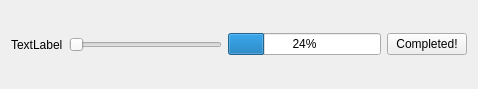
<?xml version="1.0" encoding="UTF-8"?>
<ui version="4.0">
 <class>Item</class>
 <widget class="QWidget" name="Item">
  <property name="geometry">
   <rect>
    <x>0</x>
    <y>0</y>
    <width>478</width>
    <height>89</height>
   </rect>
  </property>
  <property name="windowTitle">
   <string>Form</string>
  </property>
  <layout class="QHBoxLayout" name="horizontalLayout">
   <item>
    <widget class="QLabel" name="label">
     <property name="text">
      <string>TextLabel</string>
     </property>
    </widget>
   </item>
   <item>
    <widget class="QSlider" name="horizontalSlider">
     <property name="orientation">
      <enum>Qt::Horizontal</enum>
     </property>
    </widget>
   </item>
   <item>
    <widget class="QProgressBar" name="progressBar">
     <property name="value">
      <number>24</number>
     </property>
    </widget>
   </item>
   <item>
    <widget class="QPushButton" name="pushButton">
     <property name="text">
      <string>Completed!</string>
     </property>
    </widget>
   </item>
  </layout>
 </widget>
 <resources/>
 <connections>
  <connection>
   <sender>horizontalSlider</sender>
   <signal>valueChanged(int)</signal>
   <receiver>progressBar</receiver>
   <slot>setValue(int)</slot>
   <hints>
    <hint type="sourcelabel">
     <x>179</x>
     <y>52</y>
    </hint>
    <hint type="destinationlabel">
     <x>272</x>
     <y>44</y>
    </hint>
   </hints>
  </connection>
 </connections>
</ui>
